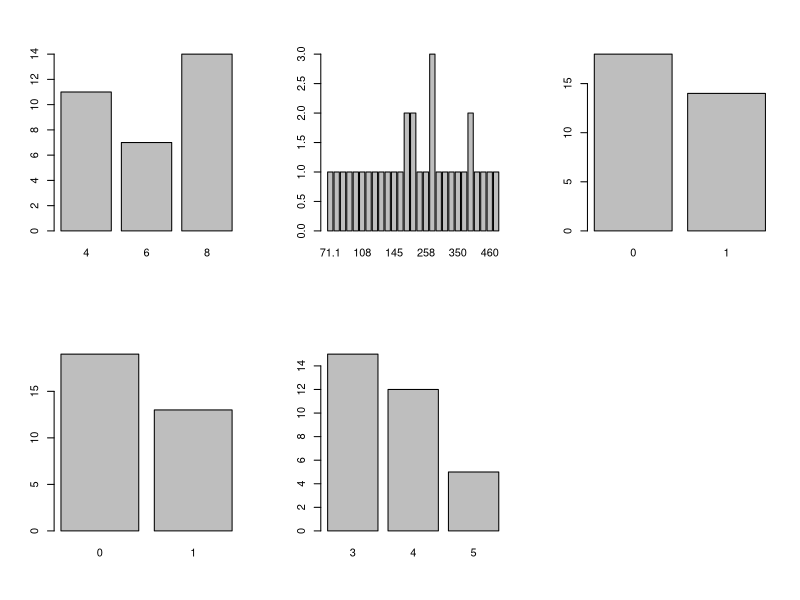

Here is the R script that generated this plot: (Note: this script raises an error after producing the figure.)
#Assignment 7.2


# 1. Write a program to create barplots for all the categorical columns in mtcars.

mtcars
str(mtcars)
# change the categorical variables to factor
library(dplyr)
mtcars1 <- mutate(mtcars, 
                  cyl = as.factor(cyl),
                  disp = as.factor(disp),
                  vs = as.factor(vs),
                  am = as.factor(am),
                  gear = as.factor(gear),
                  carb = as.factor(carb))
str(mtcars1)

is.fact <- sapply(mtcars1, is.factor)  # checking the categorical variables
mtcars2 <- mtcars1[,is.fact]   # creating dataframe of only factor class of variables

str(mtcars2)                   # check structure
par(mfrow= c(2,3))             # Set plot area

lapply(lapply(mtcars2[,1:5], table), barplot)  # barplots for categorical var

# 2. Create a scatterplot matrix by gear types in mtcars dataset.
str(mtcars)
library(car)
scatterplot.matrix(~mpg+drat+wt+qsec|gear, data=mtcars)

# 3. Write a program to create a plot density by class variable.
par(mfrow = c(1,1))
x <- mtcars$mpg          # assign mpg to a object
h <- hist(x, breaks = 10, col = "red", 
          xlab = "MPG", 
          main = "Density plot of mpg")        # plot histogram of the object
xfit <- seq(min(x), max(x), length = 40)       # create 40 points on x axis
yfit <- dnorm(xfit, mean = mean(x), sd= sd(x)) # normal plot of xfit
yfit <- yfit*diff(h$mids[1:2]*length(x))       # mids of the histogram with changing x
lines(xfit, yfit, col="Blue", lwd = 3)         # line plot for xfit and yfit